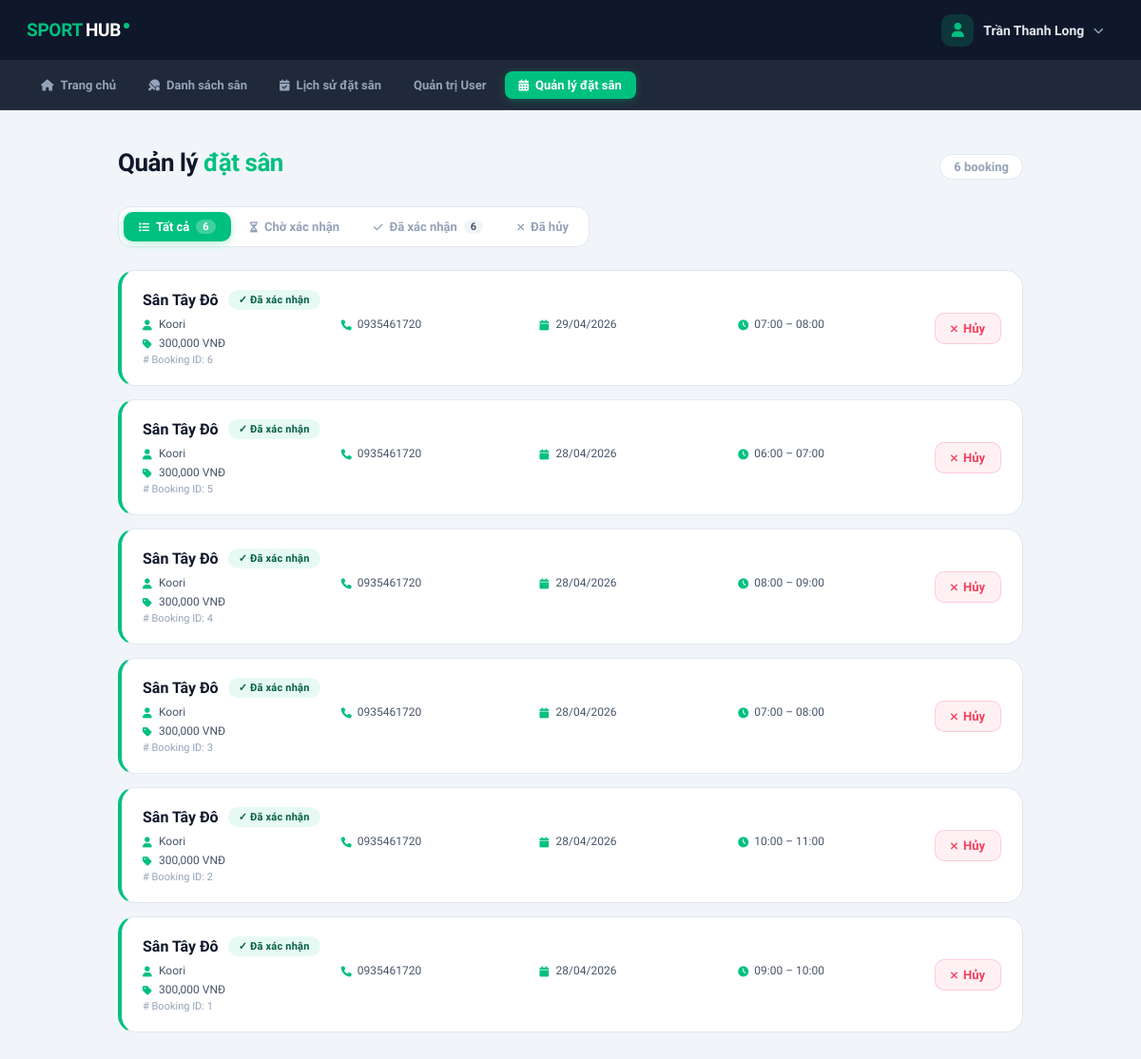
/index.php?action=admin_bookings (signed in), run on the app's committed database.
### tables this page shows
CREATE TABLE `bookings` (
  `id` int(11) NOT NULL,
  `court_id` int(11) NOT NULL,
  `customer_name` varchar(255) NOT NULL,
  `customer_phone` varchar(20) DEFAULT NULL,
  `booking_date` date NOT NULL,
  `total_amount` decimal(10,2) DEFAULT NULL,
  `status` enum('Pending','Confirmed','Cancelled','Locked') DEFAULT 'Pending',
  `created_at` timestamp NOT NULL DEFAULT current_timestamp()
);

CREATE TABLE `courts` (
  `id` int(11) NOT NULL,
  `name` varchar(100) NOT NULL COMMENT 'VD: San A1, San VIP B2',
  `price` decimal(10,2) NOT NULL COMMENT 'Gia thue gio thuong (VND)',
  `status` enum('available','booked','maintenance') NOT NULL DEFAULT 'available',
  `address` varchar(100) DEFAULT NULL COMMENT 'địa chỉ sân',
  `image_url` varchar(255) DEFAULT NULL,
  `created_at` datetime NOT NULL DEFAULT current_timestamp(),
  `updated_at` datetime NOT NULL DEFAULT current_timestamp() ON UPDATE current_timestamp(),
  `owner_id` int(11) NOT NULL
);

CREATE TABLE `time_slots` (
  `id` int(11) NOT NULL,
  `start_time` time NOT NULL,
  `end_time` time NOT NULL,
  `price_modifier` decimal(3,2) DEFAULT 1.00
);

### src/Controllers/Admin/AdminController.php (called while the page is built, shortened)
<?php
class AdminController extends BaseController
{
    public function bookings()
    {
        $bookings = $this->getAllBookings();
        $pending = array_filter($bookings, fn($b) => strtolower($b['status']) === 'pending');
        $confirmed = array_filter($bookings, fn($b) => strtolower($b['status']) === 'confirmed');
        $cancelled = array_filter($bookings, fn($b) => strtolower($b['status']) === 'cancelled');
        require_once PROJECT_ROOT . '/views/admin/bookings/BookingsList.php';
    }
    private function getAllBookings()
    {
        $pdo = Database::getInstance()->getConnection();
        $stmt = $pdo->prepare("
            SELECT
                b.id,
                b.court_id,
                b.customer_name,
                b.customer_phone,
                b.booking_date,
                b.status,
                b.created_at,
                c.name AS court_name,
                c.price,
                ts.start_time,
                ts.end_time
            FROM bookings b
            JOIN courts c ON b.court_id = c.id
            JOIN booking_details bd ON b.id = bd.booking_id
            JOIN time_slots ts ON bd.slot_id = ts.id
            ORDER BY b.created_at DESC
        ");
        $stmt->execute();
        return $stmt->fetchAll(\PDO::FETCH_ASSOC);
    }
}
?>

### views/admin/bookings/BookingsList.php (the view, shortened to what this page needs)
<?php
require_once PROJECT_ROOT . '/views/layout/header.php';
?>
<div class="ab-page">
    <div class="ab-header">
        <h1>Quản lý <span>đặt sân</span></h1>
        <?php
        $totalAll = count($pending) + count($confirmed) + count($cancelled);
        ?>
        <span class="total-chip"><?= $totalAll ?> booking</span>
    </div>
    <?php
    $tabs = [
        'all'       => ['label' => 'Tất cả',        'icon' => 'fa-list',         'count' => $totalAll],
        'pending'   => ['label' => 'Chờ xác nhận',  'icon' => 'fa-hourglass-half','count' => count($pending)],
        'confirmed' => ['label' => 'Đã xác nhận',   'icon' => 'fa-check',        'count' => count($confirmed)],
        'cancelled' => ['label' => 'Đã hủy',         'icon' => 'fa-xmark',        'count' => count($cancelled)],
    ];
    $activeTab = $_GET['tab'] ?? 'all';
    ?>
    <div class="ab-tabs">
        <?php foreach ($tabs as $key => $tab): ?>
            <a href="?action=admin_bookings&tab=<?= $key ?>"
               class="ab-tab <?= $activeTab === $key ? 'active' : '' ?>">
                <i class="fas <?= $tab['icon'] ?>" style="font-size:11px;"></i>
                <?= $tab['label'] ?>
                <?php if ($tab['count'] > 0): ?>
                    <span class="tab-count"><?= $tab['count'] ?></span>
                <?php endif; ?>
            </a>
        <?php endforeach; ?>
    </div>
    <?php
    $displayList = match($activeTab) {
        'pending'   => $pending,
        'confirmed' => $confirmed,
        'cancelled' => $cancelled,
        default     => array_merge($pending, $confirmed, $cancelled),
    };
    ?>
    <?php if (empty($displayList)): ?>
        <div class="ab-empty">
            <div class="ab-empty-icon">📋</div>
            <h3>Không có booking nào</h3>
            <p>Danh mục này hiện chưa có dữ liệu.</p>
        </div>
    <?php else: ?>
        <div class="ab-list">
            <?php foreach ($displayList as $b):
                $statusKey = strtolower($b['status']);
            ?>
            <div class="ab-card <?= $statusKey ?>">
                <div class="ab-info">
                    <div class="ab-top">
                        <span class="ab-court-name"><?= htmlspecialchars($b['court_name']) ?></span>
                        <span class="s-badge <?= $statusKey ?>">
                            <?= match($statusKey) {
                                'pending'   => '⏳ Chờ xác nhận',
                                'confirmed' => '✓ Đã xác nhận',
                                'cancelled' => '✕ Đã hủy',
                                default     => $b['status'],
                            } ?>
                        </span>
                    </div>
                    <div class="ab-meta">
                        <div class="ab-meta-item">
                            <i class="fas fa-user"></i>
                            <?= htmlspecialchars($b['customer_name']) ?>
                        </div>
                        <div class="ab-meta-item">
                            <i class="fas fa-phone"></i>
                            <?= htmlspecialchars($b['customer_phone'] ?: '—') ?>
                        </div>
                        <div class="ab-meta-item">
                            <i class="fas fa-calendar"></i>
                            <?= date('d/m/Y', strtotime($b['booking_date'])) ?>
                        </div>
                        <div class="ab-meta-item">
                            <i class="fas fa-clock"></i>
                            <?= substr($b['start_time'],0,5) ?> – <?= substr($b['end_time'],0,5) ?>
                        </div>
                        <div class="ab-meta-item">
                            <i class="fas fa-tag"></i>
                            <?= number_format($b['price']) ?> VNĐ
                        </div>
                    </div>
                    <div class="ab-id"># Booking ID: <?= (int)$b['id'] ?></div>
                </div>
                <div class="ab-actions">
                    <?php if ($statusKey === 'pending'): ?>
                        <a href="?action=admin_confirm_booking&id=<?= (int)$b['id'] ?>"
                           class="btn-ok"
                           onclick="return confirm('Xác nhận booking này?')">
                            <i class="fas fa-check" style="font-size:11px;"></i> Xác nhận
                        </a>
                        <a href="?action=admin_cancel_booking&id=<?= (int)$b['id'] ?>"
                           class="btn-ko"
                           onclick="return confirm('Hủy booking này?')">
                            <i class="fas fa-xmark" style="font-size:11px;"></i> Hủy
                        </a>
                    <?php elseif ($statusKey === 'confirmed'): ?>
                        <a href="?action=admin_cancel_booking&id=<?= (int)$b['id'] ?>"
                           class="btn-ko"
                           onclick="return confirm('Hủy booking này?')">
                            <i class="fas fa-xmark" style="font-size:11px;"></i> Hủy
                        </a>
                    <?php endif; ?>
                </div>
            </div>
            <?php endforeach; ?>
        </div>
    <?php endif; ?>
</div>
<?php
require_once PROJECT_ROOT . '/views/layout/footer.php';
?>

### public/index.php (shortened to what this page needs)
<?php
$action = $_GET['action'] ?? 'home';
switch ($action) {
    case 'admin_bookings':
        $adminController = new AdminController();
        $adminController->bookings();
        break;
}

### views/layout/header.php (shortened to what this page needs)
<?php
$current_action = $_GET['action'] ?? 'index';
function isActive($action, $current_action)
{
    $court_actions = ['courts', 'index', 'add', 'edit', 'update', 'delete', 'booking'];
    $user_actions  = ['user', 'add_user', 'edit_user', 'update_user', 'delete_user'];
    return ($action === $current_action) ? 'active' : '';
}
?>
<!DOCTYPE html>
<html lang="vi">
<head>
    <link rel="stylesheet" href="https://cdnjs.cloudflare.com/ajax/libs/font-awesome/6.0.0/css/all.min.css">
</head>
<body>
    <nav class="nav-top">
        <a href="index.php?action=home" class="nav-brand">
            <span class="brand-sport">SPORT</span><span class="brand-hub">HUB</span>
            <span class="brand-dot"></span>
        </a>
        <?php if (isset($_SESSION['user_id'])): ?>
            <div class="nav-user" id="nav-user">
                <div class="user-trigger">
                    <div class="user-avatar">
                        <i class="fas fa-user"></i>
                    </div>
                    <span class="user-name-text">
                        <?= htmlspecialchars($_SESSION['user_name'] ?? 'User') ?>
                    </span>
                    <i class="fas fa-chevron-down user-caret"></i>
                </div>
            </div>
        <?php else: ?>
            <a href="index.php?action=login" class="btn-login">
                <i class="fas fa-sign-in-alt"></i> Đăng nhập
            </a>
        <?php endif; ?>
    </nav>
    <nav class="nav-sub">
        <a href="index.php?action=home" class="sub-link <?= isActive('home', $current_action) ?>">
            <i class="fas fa-house"></i> Trang chủ
        </a>
        <a href="index.php?action=index" class="sub-link <?= isActive('courts', $current_action) ?>">
            <i class="fas fa-table-tennis-paddle-ball"></i> Danh sách sân
        </a>
        <?php if (isset($_SESSION['user_id'])): ?>
            <a href="index.php?action=my_bookings" class="sub-link <?= isActive('my_bookings', $current_action) ?>">
                <i class="fas fa-calendar-check"></i> Lịch sử đặt sân
            </a>
        <?php endif; ?>
        <?php if (isset($_SESSION['user_role']) && $_SESSION['user_role'] === 'admin'): ?>
            <a href="index.php?action=user" class="sub-link <?= isActive('user', $current_action); ?>">
                Quản trị User
            </a>
        <?php endif; ?>
        <?php if (isset($_SESSION['user_role']) && $_SESSION['user_role'] === 'admin'): ?>
            <a href="index.php?action=admin_bookings" class="sub-link <?= isActive('admin_bookings', $current_action); ?>">
                <i class="fas fa-calendar-alt"></i> Quản lý đặt sân
            </a>
        <?php endif; ?>
    </nav>
    <div class="container">

### views/layout/footer.php (shortened to what this page needs)
    </div>
</body>
</html>

### views/layout/header.php (style rules this page uses)
*, *::before, *::after { box-sizing: border-box; margin: 0; padding: 0; }
:root { --primary: #00c07f; --primary-dark: #00a06a; --dark: #0f172a; --nav-bg: #0f172a; --nav-border: rgba(255, 255, 255, .07); --text-muted: #94a3b8; --surface: #ffffff; --page-bg: #f1f5f9; --border: #e2e8f0; --danger: #f43f5e; }
html { overflow-y: scroll; }
body { padding-top: 116px; font-family: 'Plus Jakarta Sans', sans-serif; background: var(--page-bg); color: var(--dark); -webkit-font-smoothing: antialiased; }
.nav-top { position: fixed; top: 0; left: 0; width: 100%; height: 64px; background: var(--nav-bg); display: flex; align-items: center; padding: 0 28px; justify-content: space-between; z-index: 1000; border-bottom: 1px solid var(--nav-border); }
.nav-brand { font-size: 19px; font-weight: 800; letter-spacing: -.3px; text-decoration: none; display: flex; align-items: center; gap: 3px; }
.brand-sport { color: var(--primary); }
.brand-hub { color: #fff; }
.brand-dot { width: 6px; height: 6px; border-radius: 50%; background: var(--primary); margin-bottom: 10px; }
.nav-user { position: relative; display: flex; align-items: center; }
.user-trigger { display: flex; align-items: center; gap: 10px; padding: 6px 12px; border-radius: 10px; cursor: pointer; transition: background .2s; user-select: none; }
.user-avatar { width: 34px; height: 34px; border-radius: 10px; background: rgba(0, 192, 127, .18); display: flex; align-items: center; justify-content: center; color: var(--primary); font-size: 15px; flex-shrink: 0; }
.user-name-text { font-size: 14px; font-weight: 600; color: #e2e8f0; max-width: 140px; white-space: nowrap; overflow: hidden; text-overflow: ellipsis; }
.user-caret { color: var(--text-muted); font-size: 11px; transition: transform .25s; }
.nav-sub { position: fixed; top: 64px; left: 0; width: 100%; height: 52px; background: rgba(15, 23, 42, .92); backdrop-filter: blur(14px); -webkit-backdrop-filter: blur(14px); border-bottom: 1px solid var(--nav-border); z-index: 999; display: flex; align-items: center; padding: 0 28px; gap: 4px; }
.sub-link { display: inline-flex; align-items: center; gap: 7px; padding: 7px 15px; border-radius: 8px; font-size: 13px; font-weight: 600; color: #94a3b8; text-decoration: none; transition: background .2s, color .2s; }
.sub-link i { font-size: 12px; }
.sub-link.active { background: var(--primary); color: #fff; box-shadow: 0 2px 8px rgba(0, 192, 127, .3); }
.container { width: 100%; max-width: 100%; padding: 0; }

### data on the page
bookings: court.name "Sân Tây Đô", status "✓ Đã xác nhận", customer_name "Koori", customer_phone "0935461720", booking_date "29/04/2026", time_slots.start_time "07:00", time_slots.end_time "08:00", court.price "300,000", id "6"
bookings: court.name "Sân Tây Đô", status "✓ Đã xác nhận", customer_name "Koori", customer_phone "0935461720", booking_date "28/04/2026", time_slots.start_time "06:00", time_slots.end_time "07:00", court.price "300,000", id "5"
bookings: court.name "Sân Tây Đô", status "✓ Đã xác nhận", customer_name "Koori", customer_phone "0935461720", booking_date "28/04/2026", time_slots.start_time "08:00", time_slots.end_time "09:00", court.price "300,000", id "4"
bookings: court.name "Sân Tây Đô", status "✓ Đã xác nhận", customer_name "Koori", customer_phone "0935461720", booking_date "28/04/2026", time_slots.start_time "07:00", time_slots.end_time "08:00", court.price "300,000", id "3"
bookings: court.name "Sân Tây Đô", status "✓ Đã xác nhận", customer_name "Koori", customer_phone "0935461720", booking_date "28/04/2026", time_slots.start_time "10:00", time_slots.end_time "11:00", court.price "300,000", id "2"
bookings: court.name "Sân Tây Đô", status "✓ Đã xác nhận", customer_name "Koori", customer_phone "0935461720", booking_date "28/04/2026", time_slots.start_time "09:00", time_slots.end_time "10:00", court.price "300,000", id "1"

### other printed values
$_SESSION['user_name'] "Trần Thanh Long"
$totalAll "6"
$tab['label'] "Tất cả"
$tab['count'] "6"
$tab['label'] "Chờ xác nhận"
$tab['label'] "Đã xác nhận"
$tab['label'] "Đã hủy"
